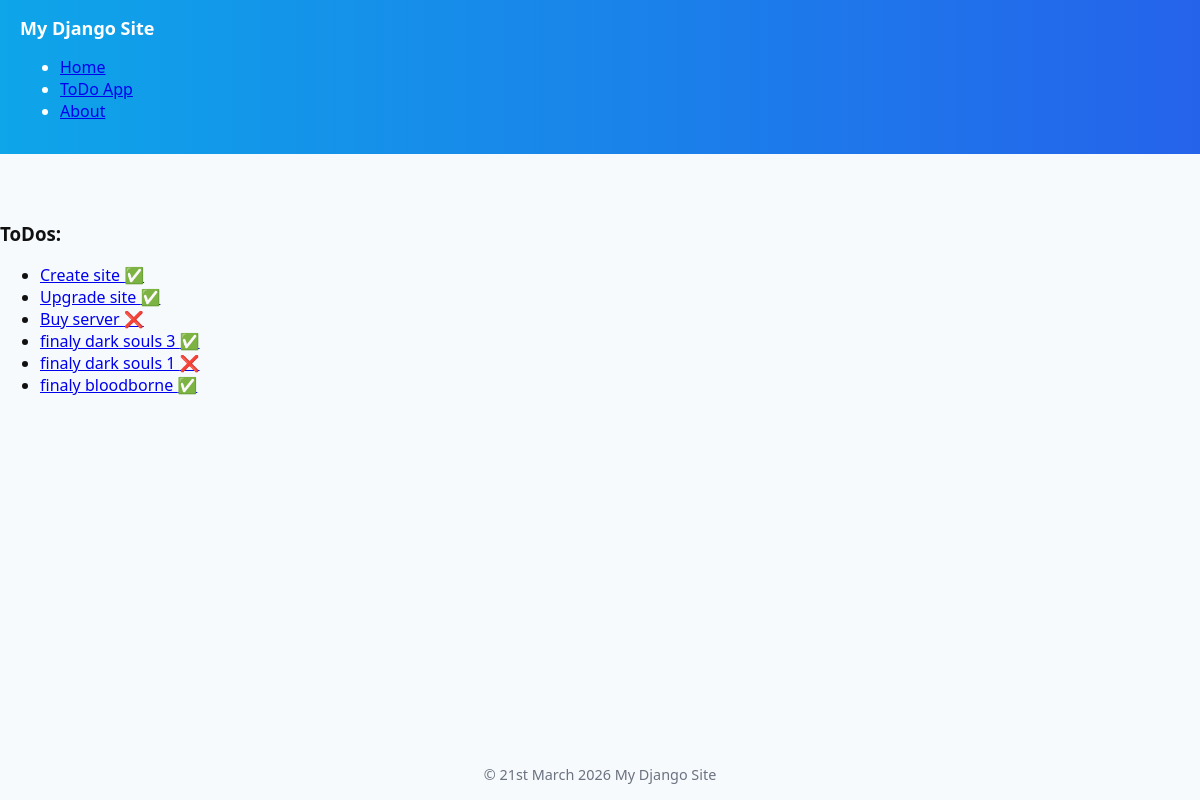
The page /todos/list/ on the database as committed earlier.
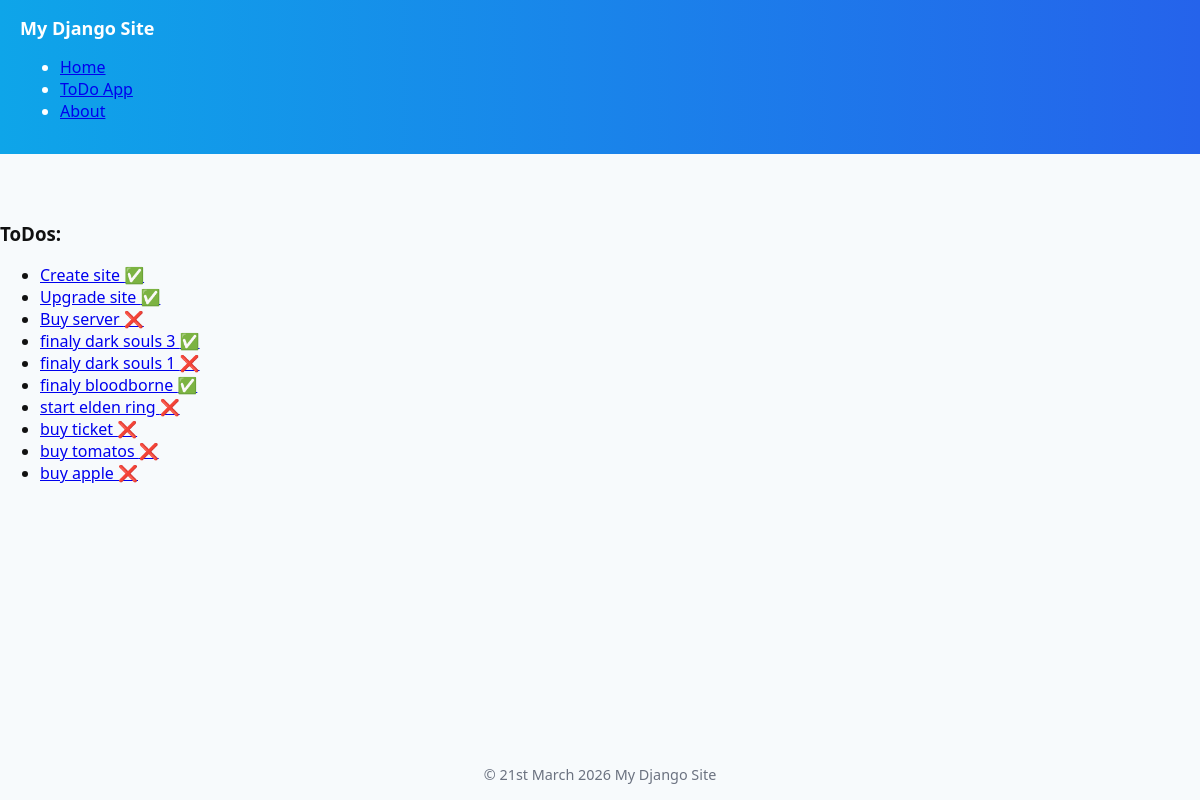
The same page on the database as committed later.
### todo_app/models.py (models this page shows, shortened)
class ToDoItem(models.Model):
    class Meta:
        ordering = ("id", )
        verbose_name = "ToDo Item"
    title = models.CharField(max_length=250)
    description = models.TextField(blank=True, null=False)
    done = models.BooleanField(default=False)
    archived = models.BooleanField(default=False)

### todo_app/views.py (the view)
# urls.py: path('list/', views.ToDoAppView.as_view(), name='list'),
class ToDoAppView(ListView):
    queryset = ToDoItem.objects.filter(archived=False)

### todo_app/templates/todo_app/todoitem_list.html
{% extends "todo_app/base.html" %}
{% block body %}
    <h3>ToDos:</h3>
    {% include "todo_app/components/todo_items_list.html" %}
{% endblock body %}

### todo_app/templates/todo_app/components/todo_items_list.html (shortened to what this page needs)
<ul>
    {% for todo_item in object_list %}
        <li>
            <a href="{% url 'todo_app:detail' pk=todo_item.pk %}">
                {{ todo_item.title }}
                {% if todo_item.done %}
                    ✅
                {% else %}
                    ❌
                {% endif %}
            </a>
        </li>
    {% endfor %}

Rows that differ between the two databases and show on the page:
added ToDoItem: title "start elden ring"
added ToDoItem: title "buy ticket"
added ToDoItem: title "buy tomatos"
added ToDoItem: title "buy apple"
